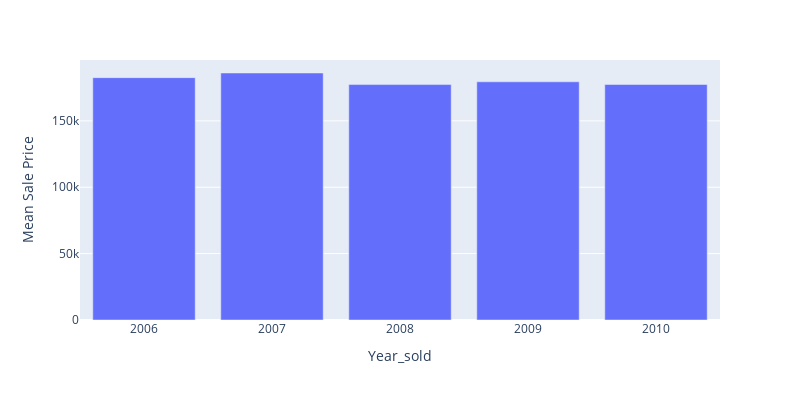

This figure's notebook cell:
### Code cell
px.bar(x = year_sold,y = mean_price_yrsold,width=800, height=400,labels = {'x':'Year_sold','y':'Mean Sale Price'})

### Figure 1 — Plotly figure (JSON) as saved in the notebook; plotly's stock layout.template omitted (floating-point values rounded to 4 significant figures)
{"data": [{"alignmentgroup": "True", "hovertemplate": "Year_sold=%{x}<br>Mean Sale Price=%{y}<extra></extra>", "legendgroup": "", "marker": {"color": "#636efa"}, "name": "", "offsetgroup": "", "orientation": "v", "showlegend": false, "textposition": "auto", "type": "bar", "x": [2008, 2007, 2006, 2009, 2010], "xaxis": "x", "y": [177400.0, 186100.0, 182500.0, 179400.0, 177400.0], "yaxis": "y"}], "layout": {"barmode": "relative", "height": 400, "legend": {"tracegroupgap": 0}, "margin": {"t": 60}, "width": 800, "xaxis": {"anchor": "y", "domain": [0, 1], "title": {"text": "Year_sold"}}, "yaxis": {"anchor": "x", "domain": [0, 1], "title": {"text": "Mean Sale Price"}}}}
